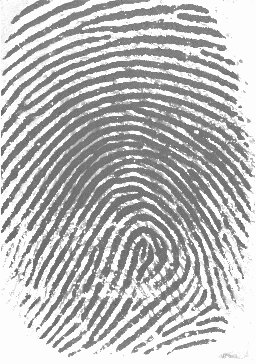
#> input picture image/101_1.tif, 256 x 364 px, found by its file name
$ python illustrate.py image/101_1.tif image/101_2.tif   (older library calls are emulated)
#> lines starting #> are read from the running program, lines starting #| are printed output that depends on the picture; after the words box and inside, x2 and y2 are one past the last pixel; in counts of white or black regions, pixels touching at a corner belong together
#> in main, img1 is the input picture: shape (364, 256); min 70, max 253, mean 186.6
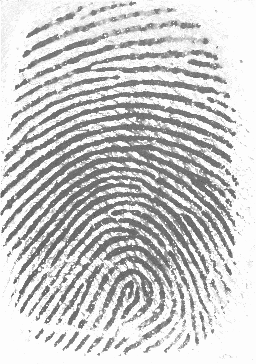
#> input picture image/101_2.tif, 256 x 364 px, found by its file name
#> in main, img2 is the input picture: shape (364, 256); min 67, max 253, mean 202.5
### enhance/ridge_segment.py
# -*- coding: utf-8 -*-
"""
Created on Mon Apr 18 23:04:30 2016

@author: utkarsh
"""

# RIDGESEGMENT - Normalises fingerprint image and segments ridge region
#
# Function identifies ridge regions of a fingerprint image and returns a
# mask identifying this region.  It also normalises the intesity values of
# the image so that the ridge regions have zero mean, unit standard
# deviation.
#
# This function breaks the image up into blocks of size blksze x blksze and
# evaluates the standard deviation in each region.  If the standard
# deviation is above the threshold it is deemed part of the fingerprint.
# Note that the image is normalised to have zero mean, unit standard
# deviation prior to performing this process so that the threshold you
# specify is relative to a unit standard deviation.
#
# Usage:   [normim, mask, maskind] = ridgesegment(im, blksze, thresh)
#
# Arguments:   im     - Fingerprint image to be segmented.
#              blksze - Block size over which the the standard
#                       deviation is determined (try a value of 16).
#              thresh - Threshold of standard deviation to decide if a
#                       block is a ridge region (Try a value 0.1 - 0.2)
#
# Returns:     normim - Image where the ridge regions are renormalised to
#                       have zero mean, unit standard deviation.
#              mask   - Mask indicating ridge-like regions of the image,
#                       0 for non ridge regions, 1 for ridge regions.
#              maskind - Vector of indices of locations within the mask.
#
# Suggested values for a 500dpi fingerprint image:
#
#   [normim, mask, maskind] = ridgesegment(im, 16, 0.1)
#
# See also: RIDGEORIENT, RIDGEFREQ, RIDGEFILTER

# REFERENCES

# Peter Kovesi
# School of Computer Science & Software Engineering
# The University of Western Australia
# pk at csse uwa edu au
# http://www.csse.uwa.edu.au/~pk


import numpy as np


def normalise(img, mean, std):
    normed = (img - np.mean(img)) / (np.std(img))
    return normed


def ridge_segment(im, blksze, thresh):
#> called with blksze = 16, thresh = 0.1
    rows, cols = im.shape

    im = normalise(im, 0, 1)  # normalise to get zero mean and unit standard deviation

    new_rows = np.int(blksze * np.ceil((np.float(rows)) / (np.float(blksze))))
    new_cols = np.int(blksze * np.ceil((np.float(cols)) / (np.float(blksze))))

    padded_img = np.zeros((new_rows, new_cols))
    stddevim = np.zeros((new_rows, new_cols))

    padded_img[0:rows][:, 0:cols] = im

    for i in range(0, new_rows, blksze):
        for j in range(0, new_cols, blksze):
            block = padded_img[i:i + blksze][:, j:j + blksze]

            stddevim[i:i + blksze][:, j:j + blksze] = np.std(block) * np.ones(block.shape)
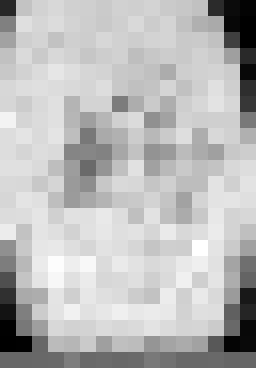
#> stddevim: shape (368, 256) float64; min 0, max 1.12, mean 0.823; drawn with min black and max white

    stddevim = stddevim[0:rows][:, 0:cols]
#> stddevim: shape (364, 256) float64

    mask = stddevim > thresh
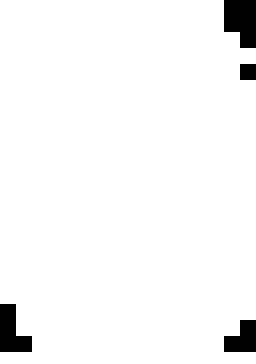
#> mask: shape (364, 256) bool; 96.4% white; 4 black regions, box (x1, y1, x2, y2) and area: (224, 0, 256, 48) 1280, (0, 304, 32, 352) 1024, (224, 320, 256, 352) 768, (240, 64, 256, 80) 256

    mean_val = np.mean(im[mask])
#> mean_val = -0.039

    std_val = np.std(im[mask])
#> std_val = 0.997

    normim = (im - mean_val) / std_val

    return normim, mask

### enhance/ridge_orient.py
# -*- coding: utf-8 -*-
"""
Created on Tue Apr 19 11:31:54 2016

@author: utkarsh
"""

# RIDGEORIENT - Estimates the local orientation of ridges in a fingerprint
#
# Usage:  [orientim, reliability, coherence] = ridgeorientation(im, gradientsigma,...
#                                             blocksigma, ...
#                                             orientsmoothsigma)
#
# Arguments:  im                - A normalised input image.
#             gradientsigma     - Sigma of the derivative of Gaussian
#                                 used to compute image gradients.
#             blocksigma        - Sigma of the Gaussian weighting used to
#                                 sum the gradient moments.
#             orientsmoothsigma - Sigma of the Gaussian used to smooth
#                                 the final orientation vector field.
#                                 Optional: if ommitted it defaults to 0
#
# Returns:    orientim          - The orientation image in radians.
#                                 Orientation values are +ve clockwise
#                                 and give the direction *along* the
#                                 ridges.
#             reliability       - Measure of the reliability of the
#                                 orientation measure.  This is a value
#                                 between 0 and 1. I think a value above
#                                 about 0.5 can be considered 'reliable'.
#                                 reliability = 1 - Imin./(Imax+.001);
#             coherence         - A measure of the degree to which the local
#                                 area is oriented.
#                                 coherence = ((Imax-Imin)./(Imax+Imin)).^2;
#
# With a fingerprint image at a 'standard' resolution of 500dpi suggested
# parameter values might be:
#
#    [orientim, reliability] = ridgeorient(im, 1, 3, 3);
#
# See also: RIDGESEGMENT, RIDGEFREQ, RIDGEFILTER

# REFERENCES

# May 2003      Original version by Raymond Thai,
# January 2005  Reworked by Peter Kovesi
# October 2011  Added coherence computation and orientsmoothsigma made optional
#
# School of Computer Science & Software Engineering
# The University of Western Australia
# pk at csse uwa edu au
# http://www.csse.uwa.edu.au/~pk


import numpy as np
import cv2
from scipy import ndimage
from scipy import signal


def ridge_orient(im, gradientsigma, blocksigma, orientsmoothsigma):
#> called with gradientsigma = 1, blocksigma = 7, orientsmoothsigma = 7
    rows, cols = im.shape
#> rows = 364; cols = 256
    # Calculate image gradients.
    sze = np.fix(6 * gradientsigma)
    if np.remainder(sze, 2) == 0:
        sze = sze + 1

    gauss = cv2.getGaussianKernel(np.int(sze), gradientsigma)
    f = gauss * gauss.T

    fy, fx = np.gradient(f)  # Gradient of Gaussian

    # Gx = ndimage.convolve(np.double(im),fx);
    # Gy = ndimage.convolve(np.double(im),fy);

    Gx = signal.convolve2d(im, fx, mode='same')
    Gy = signal.convolve2d(im, fy, mode='same')

    Gxx = np.power(Gx, 2)
    Gyy = np.power(Gy, 2)
    Gxy = Gx * Gy

    # Now smooth the covariance data to perform a weighted summation of the data.

    sze = np.fix(6 * blocksigma)

    gauss = cv2.getGaussianKernel(np.int(sze), blocksigma)
    f = gauss * gauss.T

    Gxx = ndimage.convolve(Gxx, f)
    Gyy = ndimage.convolve(Gyy, f)
    Gxy = 2 * ndimage.convolve(Gxy, f)

    # Analytic solution of principal direction
    denom = np.sqrt(np.power(Gxy, 2) + np.power((Gxx - Gyy), 2)) + np.finfo(float).eps

    sin2theta = Gxy / denom  # Sine and cosine of doubled angles
    cos2theta = (Gxx - Gyy) / denom

    if orientsmoothsigma:
        sze = np.fix(6 * orientsmoothsigma)
        if np.remainder(sze, 2) == 0:
            sze = sze + 1
        gauss = cv2.getGaussianKernel(np.int(sze), orientsmoothsigma)
        f = gauss * gauss.T
        cos2theta = ndimage.convolve(cos2theta, f)  # Smoothed sine and cosine of
        sin2theta = ndimage.convolve(sin2theta, f)  # doubled angles

    orientim = np.pi / 2 + np.arctan2(sin2theta, cos2theta) / 2
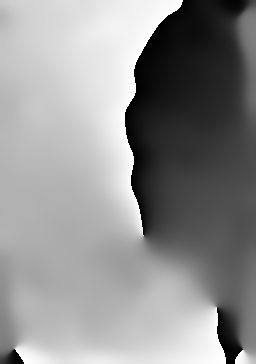
#> orientim: shape (364, 256) float64; min 4.02e-06, max 3.14, mean 1.78; drawn with min black and max white

    return orientim

### enhance/ridge_freq.py
# -*- coding: utf-8 -*-
"""
Created on Tue Apr 19 12:14:49 2016

@author: utkarsh
"""

# RIDGEFREQ - Calculates a ridge frequency image
#
# Function to estimate the fingerprint ridge frequency across a
# fingerprint image. This is done by considering blocks of the image and
# determining a ridgecount within each block by a call to FREQEST.
#
# Usage:
#  [freqim, medianfreq] =  ridgefreq(im, mask, orientim, blksze, windsze, ...
#                                    minWaveLength, maxWaveLength)
#
# Arguments:
#         im       - Image to be processed.
#         mask     - Mask defining ridge regions (obtained from RIDGESEGMENT)
#         orientim - Ridge orientation image (obtained from RIDGORIENT)
#         blksze   - Size of image block to use (say 32)
#         windsze  - Window length used to identify peaks. This should be
#                    an odd integer, say 3 or 5.
#         minWaveLength,  maxWaveLength - Minimum and maximum ridge
#                     wavelengths, in pixels, considered acceptable.
#
# Returns:
#         freqim     - An image  the same size as im with  values set to
#                      the estimated ridge spatial frequency within each
#                      image block.  If a  ridge frequency cannot be
#                      found within a block, or cannot be found within the
#                      limits set by min and max Wavlength freqim is set
#                      to zeros within that block.
#         medianfreq - Median frequency value evaluated over all the
#                      valid regions of the image.
#
# Suggested parameters for a 500dpi fingerprint image
#   [freqim, medianfreq] = ridgefreq(im,orientim, 32, 5, 5, 15);
#

# See also: RIDGEORIENT, FREQEST, RIDGESEGMENT

# Reference:
# Hong, L., Wan, Y., and Jain, A. K. Fingerprint image enhancement:
# Algorithm and performance evaluation. IEEE Transactions on Pattern
# Analysis and Machine Intelligence 20, 8 (1998), 777 789.

# REFERENCES

# Peter Kovesi
# School of Computer Science & Software Engineering
# The University of Western Australia
# pk at csse uwa edu au
# http://www.csse.uwa.edu.au/~pk


import numpy as np
# import math
# import scipy.ndimage
from .frequest import frequest


def ridge_freq(im, mask, orient, blksze, windsze, minWaveLength, maxWaveLength):
#> called with blksze = 38, windsze = 5, minWaveLength = 5, maxWaveLength = 15
    rows, cols = im.shape
#> rows = 364; cols = 256
    freq = np.zeros((rows, cols))

    for r in range(0, rows - blksze, blksze):
        for c in range(0, cols - blksze, blksze):
            blkim = im[r:r + blksze][:, c:c + blksze]
            blkor = orient[r:r + blksze][:, c:c + blksze]

            freq[r:r + blksze][:, c:c + blksze] = frequest(blkim, blkor, windsze, minWaveLength, maxWaveLength)
#> this loop made 9 passes
#> pass 1, in frequest (call 3), `rotim = rotim[offset:offset + cropsze][:, offset:offset + cropsze]`:
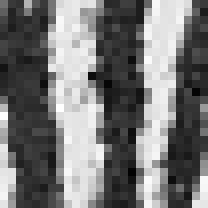
#> rotim: shape (26, 26) float64 (shown 8 times larger); min -1.39, max 1.39, mean -0.0951; drawn with min black and max white
#> after the loop:
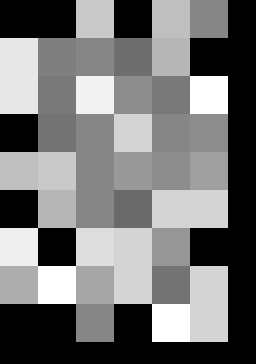
#> freq: shape (364, 256) float64; min 0, max 0.2, mean 0.0918; drawn with min black and max white

    freq = freq * mask
    freq_1d = np.reshape(freq, (1, rows * cols))
    ind = np.where(freq_1d > 0)

    ind = np.array(ind)
    ind = ind[1, :]

    non_zero_elems_in_freq = freq_1d[0][ind]

    meanfreq = np.mean(non_zero_elems_in_freq)
    medianfreq = np.median(non_zero_elems_in_freq)  # does not work properly
    return freq, meanfreq

### enhance/frequest.py
# -*- coding: utf-8 -*-
"""
Created on Fri Apr 22 02:51:53 2016

@author: utkarsh
"""

# FREQEST - Estimate fingerprint ridge frequency within image block
#
# Function to estimate the fingerprint ridge frequency within a small block
# of a fingerprint image.  This function is used by RIDGEFREQ
#
# Usage:
#  freqim =  freqest(im, orientim, windsze, minWaveLength, maxWaveLength)
#
# Arguments:
#         im       - Image block to be processed.
#         orientim - Ridge orientation image of image block.
#         windsze  - Window length used to identify peaks. This should be
#                    an odd integer, say 3 or 5.
#         minWaveLength,  maxWaveLength - Minimum and maximum ridge
#                     wavelengths, in pixels, considered acceptable.
#
# Returns:
#         freqim    - An image block the same size as im with all values
#                     set to the estimated ridge spatial frequency.  If a
#                     ridge frequency cannot be found, or cannot be found
#                     within the limits set by min and max Wavlength
#                     freqim is set to zeros.
#
# Suggested parameters for a 500dpi fingerprint image
#   freqim = freqest(im,orientim, 5, 5, 15);
#
# See also:  RIDGEFREQ, RIDGEORIENT, RIDGESEGMENT

# REFERENCES

# Peter Kovesi
# School of Computer Science & Software Engineering
# The University of Western Australia
# pk at csse uwa edu au
# http://www.csse.uwa.edu.au/~pk


import numpy as np
import math
import scipy.ndimage


# import cv2
def frequest(im, orientim, windsze, minWaveLength, maxWaveLength):
    rows, cols = np.shape(im)

    # Find mean orientation within the block. This is done by averaging the
    # sines and cosines of the doubled angles before reconstructing the
    # angle again.  This avoids wraparound problems at the origin.

    cosorient = np.mean(np.cos(2 * orientim))
    sinorient = np.mean(np.sin(2 * orientim))
    orient = math.atan2(sinorient, cosorient) / 2

    # Rotate the image block so that the ridges are vertical

    # ROT_mat = cv2.getRotationMatrix2D((cols/2,rows/2),orient/np.pi*180 + 90,1)
    # rotim = cv2.warpAffine(im,ROT_mat,(cols,rows))
    rotim = scipy.ndimage.rotate(im, orient / np.pi * 180 + 90, axes=(1, 0), reshape=False, order=3, mode='nearest')

    # Now crop the image so that the rotated image does not contain any
    # invalid regions.  This prevents the projection down the columns
    # from being mucked up.

    cropsze = int(np.fix(rows / np.sqrt(2)))
    offset = int(np.fix((rows - cropsze) / 2))
    rotim = rotim[offset:offset + cropsze][:, offset:offset + cropsze]

    # Sum down the columns to get a projection of the grey values down
    # the ridges.

    proj = np.sum(rotim, axis=0)
    dilation = scipy.ndimage.grey_dilation(proj, windsze, structure=np.ones(windsze))

    temp = np.abs(dilation - proj)

    peak_thresh = 2

    maxpts = (temp < peak_thresh) & (proj > np.mean(proj))
    maxind = np.where(maxpts)

    rows_maxind, cols_maxind = np.shape(maxind)

    # Determine the spatial frequency of the ridges by divinding the
    # distance between the 1st and last peaks by the (No of peaks-1). If no
    # peaks are detected, or the wavelength is outside the allowed bounds,
    # the frequency image is set to 0

    if cols_maxind < 2:
        freqim = np.zeros(im.shape)
    else:
        NoOfPeaks = cols_maxind
        waveLength = (maxind[0][cols_maxind - 1] - maxind[0][0]) / (NoOfPeaks - 1)
        if minWaveLength <= waveLength <= maxWaveLength:
            freqim = 1 / np.double(waveLength) * np.ones(im.shape)
        else:
            freqim = np.zeros(im.shape)

    return freqim

### enhance/image_enhance.py
# -*- coding: utf-8 -*-
"""
Created on Mon Apr 18 22:50:30 2016

@author: utkarsh
"""
from .ridge_segment import ridge_segment
from .ridge_orient import ridge_orient
from .ridge_freq import ridge_freq
from .ridge_filter import ridge_filter


def image_enhance(img):
    blksze = 16
    thresh = 0.1
    normim, mask = ridge_segment(img, blksze, thresh)  # normalise the image and find a ROI

    gradientsigma = 1
    blocksigma = 7
    orientsmoothsigma = 7
    orientim = ridge_orient(normim, gradientsigma, blocksigma, orientsmoothsigma)
    # find orientation of every pixel

    blksze = 38
    windsze = 5
    minWaveLength = 5
    maxWaveLength = 15
    freq, medfreq = ridge_freq(normim, mask, orientim, blksze, windsze, minWaveLength, maxWaveLength)
    # find the overall frequency of ridges

    freq = medfreq * mask
    kx = 0.65
    ky = 0.65
    newim = ridge_filter(normim, orientim, freq, kx, ky)  # create gabor filter and do the actual filtering

    # th, bin_im = cv2.threshold(np.uint8(newim),0,255,cv2.THRESH_BINARY);
    return newim < -3

### enhance/ridge_filter.py
# -*- coding: utf-8 -*-
"""
Created on Fri Apr 22 03:15:03 2016

@author: utkarsh
"""

# RIDGEFILTER - enhances fingerprint image via oriented filters
#
# Function to enhance fingerprint image via oriented filters
#
# Usage:
#  newim =  ridgefilter(im, orientim, freqim, kx, ky, showfilter)
#
# Arguments:
#         im       - Image to be processed.
#         orientim - Ridge orientation image, obtained from RIDGEORIENT.
#         freqim   - Ridge frequency image, obtained from RIDGEFREQ.
#         kx, ky   - Scale factors specifying the filter sigma relative
#                    to the wavelength of the filter.  This is done so
#                    that the shapes of the filters are invariant to the
#                    scale.  kx controls the sigma in the x direction
#                    which is along the filter, and hence controls the
#                    bandwidth of the filter.  ky controls the sigma
#                    across the filter and hence controls the
#                    orientational selectivity of the filter. A value of
#                    0.5 for both kx and ky is a good starting point.
#         showfilter - An optional flag 0/1.  When set an image of the
#                      largest scale filter is displayed for inspection.
#
# Returns:
#         newim    - The enhanced image
#
# See also: RIDGEORIENT, RIDGEFREQ, RIDGESEGMENT

# Reference:
# Hong, L., Wan, Y., and Jain, A. K. Fingerprint image enhancement:
# Algorithm and performance evaluation. IEEE Transactions on Pattern
# Analysis and Machine Intelligence 20, 8 (1998), 777 789.

# REFERENCES

# Peter Kovesi
# School of Computer Science & Software Engineering
# The University of Western Australia
# pk at csse uwa edu au
# http://www.csse.uwa.edu.au/~pk


import numpy as np
import scipy


def ridge_filter(im, orient, freq, kx, ky):
#> called with kx = 0.65, ky = 0.65
    angleInc = 3
    im = np.double(im)
    rows, cols = im.shape
    newim = np.zeros((rows, cols))

    freq_1d = np.reshape(freq, (1, rows * cols))
    ind = np.where(freq_1d > 0)

    ind = np.array(ind)
    ind = ind[1, :]

    # Round the array of frequencies to the nearest 0.01 to reduce the
    # number of distinct frequencies we have to deal with.

    non_zero_elems_in_freq = freq_1d[0][ind]
    non_zero_elems_in_freq = np.double(np.round((non_zero_elems_in_freq * 100))) / 100

    unfreq = np.unique(non_zero_elems_in_freq)

    # Generate filters corresponding to these distinct frequencies and
    # orientations in 'angleInc' increments.

    sigmax = 1 / unfreq[0] * kx
    sigmay = 1 / unfreq[0] * ky

    sze = np.round(3 * np.max([sigmax, sigmay]))

    x, y = np.meshgrid(np.linspace(-sze, sze, int(2 * sze + 1)), np.linspace(-sze, sze, int(2 * sze + 1)))

    reffilter = np.exp(-((np.power(x, 2)) / (sigmax * sigmax) + (np.power(y, 2)) / (sigmay * sigmay))) * \
                np.cos(2 * np.pi * unfreq[0] * x)  # this is the original gabor filter
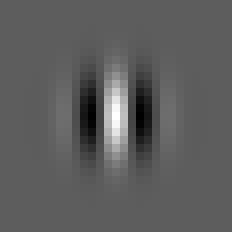
#> reffilter: shape (29, 29) float64 (shown 8 times larger); min -0.577, max 1, mean 0.00124; drawn with min black and max white
#> (the rest of the program and of its run is left out)
